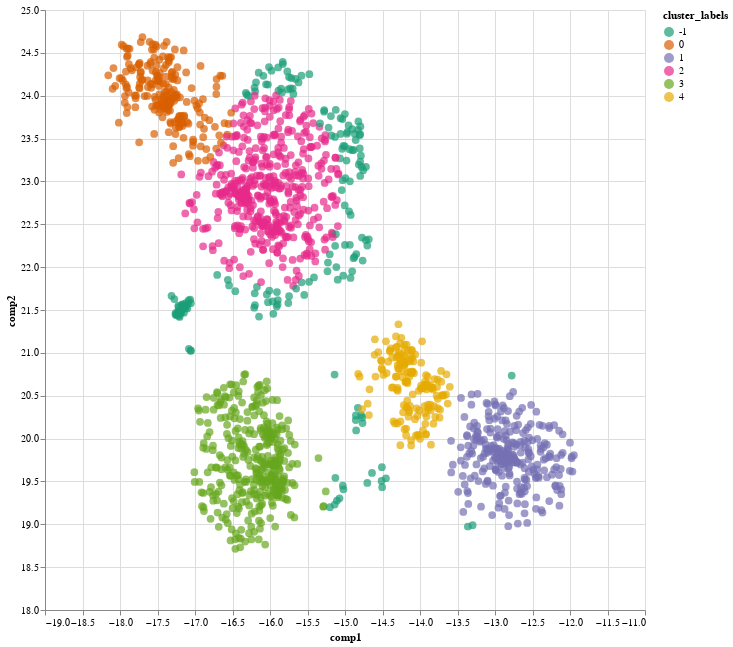

The cell this chart's notebook holds for it:
### Code cell
alt.Chart(data=df_vessel).mark_circle(size=60).encode(
    x=alt.X('comp1:Q', scale=alt.Scale(domain=[-19, -11])),
    y=alt.Y('comp2:Q', scale=alt.Scale(domain=[18, 25])),
    color=alt.Color('cluster_labels:N', scale=alt.Scale(scheme='dark2')),
    tooltip=[
        'target_terminal:N', 
        'avg_dwell_at_target_terminal:Q', 
        'num_of_vessel_at_target_terminal:Q', 
        'weekday:O', 
        'hour_of_day:O', 
        'is_holiday:N',
        'vessel_operator:N',
        'dwell_in_hr:Q',
        'cluster_labels:O'
    ]
).properties(
    width=600,
    height=600
).interactive()

### Figure 1 — Vega-Lite specification as saved in the notebook (floating-point values rounded to 4 significant figures; data arrays with more than 128 entries replaced by an {"elided": "..."} marker saying what was removed)
{"config": {"view": {"continuousWidth": 400, "continuousHeight": 300}}, "data": {"name": "data-83e64e87f51aff1a2f56083bda1d82c0"}, "mark": {"type": "circle", "size": 60}, "encoding": {"color": {"field": "cluster_labels", "scale": {"scheme": "dark2"}, "type": "nominal"}, "tooltip": [{"field": "target_terminal", "type": "nominal"}, {"field": "avg_dwell_at_target_terminal", "type": "quantitative"}, {"field": "num_of_vessel_at_target_terminal", "type": "quantitative"}, {"field": "weekday", "type": "ordinal"}, {"field": "hour_of_day", "type": "ordinal"}, {"field": "is_holiday", "type": "nominal"}, {"field": "vessel_operator", "type": "nominal"}, {"field": "dwell_in_hr", "type": "quantitative"}, {"field": "cluster_labels", "type": "ordinal"}], "x": {"field": "comp1", "scale": {"domain": [-19, -11]}, "type": "quantitative"}, "y": {"field": "comp2", "scale": {"domain": [18, 25]}, "type": "quantitative"}}, "height": 600, "selection": {"selector002": {"type": "interval", "bind": "scales", "encodings": ["x", "y"]}}, "width": 600, "$schema": "https://vega.github.io/schema/vega-lite/v4.17.0.json", "datasets": {"data-83e64e87f51aff1a2f56083bda1d82c0": {"elided": "1634 records"}}}
